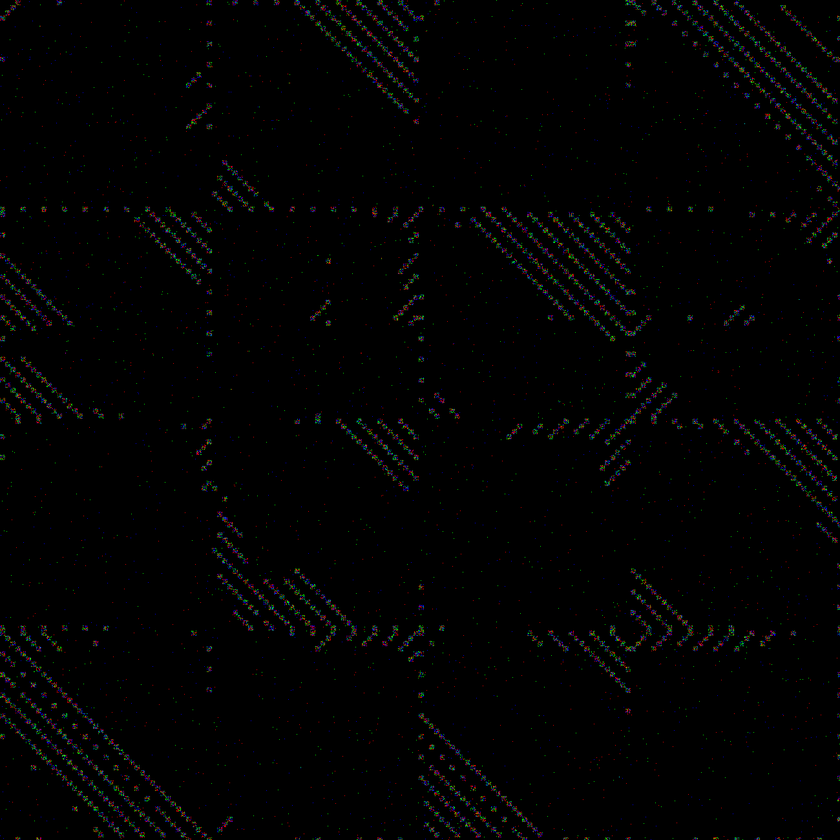
#> input picture research_assets/baseline/guardianpixel_difference_x255.png, 840 x 840 px, shrunk from 1300 x 1300 before the run
$ python check_steganalysis_pair.py ../research_assets/baseline/guardianpixel_difference_x255.png ../research_assets/baseline/keyed_random_difference_x255.png
#> lines starting #> are read from the running program, lines starting #| are printed output that depends on the picture; after the words box and inside, x2 and y2 are one past the last pixel; in counts of white or black regions, pixels touching at a corner belong together
### backend/metrics/steganalysis.py
"""Classical steganalysis and adaptive-placement metrics for GuardianPixel.

The functions in this module compare an unchanged RGB cover image with its
lossless RGB stego image.  They provide research measurements; no individual
metric proves that an image is undetectable.
"""

from __future__ import annotations

from dataclasses import asdict, dataclass

import numpy as np
from scipy.ndimage import uniform_filter
from scipy.stats import chi2


class SteganalysisError(ValueError):
    """Raised when steganalysis inputs are invalid."""


@dataclass(frozen=True, slots=True)
class ChannelMetric:
    """One value for each RGB channel plus their arithmetic mean."""

    red: float
    green: float
    blue: float
    mean: float


@dataclass(frozen=True, slots=True)
class LsbChiSquareResult:
    """Classic even/odd LSB-pair chi-square result."""

    statistic: float
    degrees_of_freedom: int
    p_value: float


@dataclass(frozen=True, slots=True)
class RsResult:
    """Regular/singular group counts for positive and negative masks."""

    group_count: int
    regular_positive: int
    singular_positive: int
    unusable_positive: int
    regular_negative: int
    singular_negative: int
    unusable_negative: int
    positive_imbalance: float
    negative_imbalance: float
    combined_imbalance: float


@dataclass(frozen=True, slots=True)
class SteganalysisMetrics:
    """Complete cover-to-stego research measurement."""

    histogram_l1: ChannelMetric
    histogram_chi_square: ChannelMetric
    cover_lsb_chi_square: LsbChiSquareResult
    stego_lsb_chi_square: LsbChiSquareResult
    lsb_chi_square_statistic_change: float
    lsb_chi_square_p_value_change: float
    cover_rs: RsResult
    stego_rs: RsResult
    rs_combined_imbalance_change: float
    modified_pixel_count: int
    changed_pixel_ratio: float
    smooth_pixel_fraction: float
    smooth_region_change_ratio: float
    mean_modified_position_suitability: float | None
    mean_image_suitability: float | None
    suitability_gain: float | None

    def to_dict(self) -> dict:
        """Return a JSON-serializable dictionary."""

        return asdict(self)


def _validate_rgb_pair(
    cover: np.ndarray,
    stego: np.ndarray,
) -> None:
    if not isinstance(cover, np.ndarray) or not isinstance(stego, np.ndarray):
        raise SteganalysisError("Cover and stego images must be NumPy arrays.")
    if cover.ndim != 3 or cover.shape[2] != 3:
        raise SteganalysisError("Cover must have shape H×W×3.")
    if stego.ndim != 3 or stego.shape[2] != 3:
        raise SteganalysisError("Stego must have shape H×W×3.")
    if cover.shape != stego.shape:
        raise SteganalysisError("Cover and stego dimensions must match.")
    if cover.dtype != np.uint8 or stego.dtype != np.uint8:
        raise SteganalysisError("Cover and stego images must use uint8 values.")
    if cover.shape[0] == 0 or cover.shape[1] == 0:
        raise SteganalysisError("Images cannot be empty.")


def _channel_metric(values: list[float]) -> ChannelMetric:
    return ChannelMetric(
        red=float(values[0]),
        green=float(values[1]),
        blue=float(values[2]),
        mean=float(np.mean(values)),
    )


def _histogram(channel: np.ndarray) -> np.ndarray:
    counts = np.bincount(channel.reshape(-1), minlength=256).astype(np.float64)
    return counts / float(channel.size)


def histogram_l1_distance(
    cover: np.ndarray,
    stego: np.ndarray,
) -> ChannelMetric:
    """Calculate normalized RGB histogram L1 distances."""

    _validate_rgb_pair(cover, stego)
    values = []
    for channel in range(3):
        cover_hist = _histogram(cover[:, :, channel])
        stego_hist = _histogram(stego[:, :, channel])
        values.append(float(np.sum(np.abs(cover_hist - stego_hist))))
    return _channel_metric(values)


def histogram_chi_square_distance(
    cover: np.ndarray,
    stego: np.ndarray,
    epsilon: float = 1e-12,
) -> ChannelMetric:
    """Calculate symmetric normalized histogram chi-square distances."""

    _validate_rgb_pair(cover, stego)
    if epsilon <= 0:
        raise SteganalysisError("epsilon must be positive.")

    values = []
    for channel in range(3):
        cover_hist = _histogram(cover[:, :, channel])
        stego_hist = _histogram(stego[:, :, channel])
        numerator = np.square(cover_hist - stego_hist)
        denominator = cover_hist + stego_hist + epsilon
        values.append(float(0.5 * np.sum(numerator / denominator)))
    return _channel_metric(values)


def lsb_pair_chi_square(image: np.ndarray) -> LsbChiSquareResult:
    """Test whether even/odd histogram pairs are unusually equalized.

    All three RGB channels are pooled.  The p-value is reported together with
    the statistic because it must be interpreted using this exact null model
    and calibrated cover/stego experiments.
    """

    if not isinstance(image, np.ndarray):
        raise SteganalysisError("Image must be a NumPy array.")
    if image.ndim != 3 or image.shape[2] != 3 or image.dtype != np.uint8:
        raise SteganalysisError("Image must be an RGB uint8 H×W×3 array.")

    counts = np.bincount(image.reshape(-1), minlength=256).astype(np.float64)
    even = counts[0::2]
    odd = counts[1::2]
    pair_totals = even + odd
    valid = pair_totals > 0

    if not np.any(valid):
        return LsbChiSquareResult(0.0, 0, 1.0)

    expected = pair_totals[valid] / 2.0
    statistic = float(
        np.sum(np.square(even[valid] - expected) / expected)
        + np.sum(np.square(odd[valid] - expected) / expected)
    )
    degrees_of_freedom = int(np.count_nonzero(valid))
    p_value = float(chi2.sf(statistic, degrees_of_freedom))

    return LsbChiSquareResult(
        statistic=statistic,
        degrees_of_freedom=degrees_of_freedom,
        p_value=p_value,
    )


def _discrimination(groups: np.ndarray) -> np.ndarray:
    return np.sum(np.abs(np.diff(groups.astype(np.int16), axis=1)), axis=1)


def _flip(values: np.ndarray, mask: np.ndarray, negative: bool) -> np.ndarray:
    result = values.astype(np.int16).copy()
    selected = mask != 0
    selected_values = result[:, selected]

    if negative:
        delta = np.where((selected_values & 1) == 0, -1, 1)
    else:
        delta = np.where((selected_values & 1) == 0, 1, -1)

    result[:, selected] = np.clip(selected_values + delta, 0, 255)
    return result


def rs_analysis(
    image: np.ndarray,
    channel: int = 1,
    group_size: int = 4,
) -> RsResult:
    """Calculate regular/singular group statistics on one image channel.

    This implementation reports an RS imbalance signal rather than claiming an
    exact payload-rate estimate.  A lower or higher value is not labelled safe
    without cover/stego calibration.
    """

    if not isinstance(image, np.ndarray):
        raise SteganalysisError("Image must be a NumPy array.")
    if image.ndim != 3 or image.shape[2] != 3 or image.dtype != np.uint8:
        raise SteganalysisError("Image must be an RGB uint8 H×W×3 array.")
    if channel not in (0, 1, 2):
        raise SteganalysisError("channel must be 0, 1, or 2.")
    if group_size < 2:
        raise SteganalysisError("group_size must be at least 2.")

    flat = image[:, :, channel].reshape(-1)
    group_count = flat.size // group_size
    if group_count == 0:
        raise SteganalysisError("Image is too small for RS grouping.")

    groups = flat[: group_count * group_size].reshape(group_count, group_size)
    mask = np.zeros(group_size, dtype=np.int8)
    mask[1::2] = 1
    if not np.any(mask):
        mask[0] = 1

    original = _discrimination(groups)
    positive = _discrimination(_flip(groups, mask, negative=False))
    negative = _discrimination(_flip(groups, mask, negative=True))

    regular_positive = int(np.count_nonzero(positive > original))
    singular_positive = int(np.count_nonzero(positive < original))
    unusable_positive = group_count - regular_positive - singular_positive

    regular_negative = int(np.count_nonzero(negative > original))
    singular_negative = int(np.count_nonzero(negative < original))
    unusable_negative = group_count - regular_negative - singular_negative

    positive_imbalance = abs(regular_positive - singular_positive) / group_count
    negative_imbalance = abs(regular_negative - singular_negative) / group_count

    return RsResult(
        group_count=group_count,
        regular_positive=regular_positive,
        singular_positive=singular_positive,
        unusable_positive=unusable_positive,
        regular_negative=regular_negative,
        singular_negative=singular_negative,
        unusable_negative=unusable_negative,
        positive_imbalance=float(positive_imbalance),
        negative_imbalance=float(negative_imbalance),
        combined_imbalance=float((positive_imbalance + negative_imbalance) / 2.0),
    )


def _luminance(image: np.ndarray) -> np.ndarray:
    image_float = image.astype(np.float64)
    return (
        0.2126 * image_float[:, :, 0]
        + 0.7152 * image_float[:, :, 1]
        + 0.0722 * image_float[:, :, 2]
    )


def local_variance_map(image: np.ndarray, window_size: int = 11) -> np.ndarray:
    """Calculate a luminance local-variance map."""

    if window_size < 3 or window_size % 2 == 0:
        raise SteganalysisError("window_size must be an odd integer of at least 3.")
    luminance = _luminance(image)
    local_mean = uniform_filter(luminance, size=window_size, mode="reflect")
    local_square_mean = uniform_filter(
        np.square(luminance), size=window_size, mode="reflect"
    )
    return np.maximum(local_square_mean - np.square(local_mean), 0.0)


def compute_steganalysis_metrics(
    cover: np.ndarray,
    stego: np.ndarray,
    suitability_map: np.ndarray | None = None,
    smooth_quantile: float = 0.25,
    variance_window: int = 11,
    rs_channel: int = 1,
) -> SteganalysisMetrics:
    """Calculate the complete, deterministic cover-to-stego metric set.

    ``smooth_quantile=0.25`` defines smooth pixels as the least-variable 25%
    of the current cover.  Keep this rule fixed for every compared method.
    """

    _validate_rgb_pair(cover, stego)
    if not 0.0 < smooth_quantile < 1.0:
        raise SteganalysisError("smooth_quantile must be between 0 and 1.")

    modified_mask = np.any(cover != stego, axis=2)
    modified_pixel_count = int(np.count_nonzero(modified_mask))
    total_pixels = int(modified_mask.size)

    variance = local_variance_map(cover, window_size=variance_window)
    smooth_threshold = float(np.quantile(variance, smooth_quantile))
    smooth_mask = variance <= smooth_threshold
    smooth_pixel_fraction = float(np.count_nonzero(smooth_mask) / total_pixels)

    if modified_pixel_count == 0:
        smooth_region_change_ratio = 0.0
    else:
        smooth_region_change_ratio = float(
            np.count_nonzero(modified_mask & smooth_mask) / modified_pixel_count
        )

    modified_suitability: float | None = None
    image_suitability: float | None = None
    suitability_gain: float | None = None

    if suitability_map is not None:
        if not isinstance(suitability_map, np.ndarray):
            raise SteganalysisError("suitability_map must be a NumPy array.")
        if suitability_map.shape != cover.shape[:2]:
            raise SteganalysisError("suitability_map must have shape H×W.")
        if not np.all(np.isfinite(suitability_map)):
            raise SteganalysisError("suitability_map must contain finite values.")

        image_suitability = float(np.mean(suitability_map))
        if modified_pixel_count > 0:
            modified_suitability = float(np.mean(suitability_map[modified_mask]))
            if image_suitability > 0:
                suitability_gain = float(modified_suitability / image_suitability)

    cover_chi = lsb_pair_chi_square(cover)
    stego_chi = lsb_pair_chi_square(stego)
    cover_rs = rs_analysis(cover, channel=rs_channel)
    stego_rs = rs_analysis(stego, channel=rs_channel)

    return SteganalysisMetrics(
        histogram_l1=histogram_l1_distance(cover, stego),
        histogram_chi_square=histogram_chi_square_distance(cover, stego),
        cover_lsb_chi_square=cover_chi,
        stego_lsb_chi_square=stego_chi,
        lsb_chi_square_statistic_change=float(stego_chi.statistic - cover_chi.statistic),
        lsb_chi_square_p_value_change=float(stego_chi.p_value - cover_chi.p_value),
        cover_rs=cover_rs,
        stego_rs=stego_rs,
        rs_combined_imbalance_change=float(
            stego_rs.combined_imbalance - cover_rs.combined_imbalance
        ),
        modified_pixel_count=modified_pixel_count,
        changed_pixel_ratio=float(modified_pixel_count / total_pixels),
        smooth_pixel_fraction=smooth_pixel_fraction,
        smooth_region_change_ratio=smooth_region_change_ratio,
        mean_modified_position_suitability=modified_suitability,
        mean_image_suitability=image_suitability,
        suitability_gain=suitability_gain,
    )

### scripts/check_steganalysis_pair.py
"""Measure one real cover/stego image pair."""

from __future__ import annotations

import json
import sys
from pathlib import Path

# Add the Guardian-Pixel repository root to Python's import path.
PROJECT_ROOT = Path(__file__).resolve().parents[1]

if str(PROJECT_ROOT) not in sys.path:
    sys.path.insert(
        0,
        str(PROJECT_ROOT),
    )

import numpy as np
from PIL import Image

from backend.metrics.steganalysis import (
    compute_steganalysis_metrics,
)


def load_rgb(path: Path) -> np.ndarray:
    """Load an image as an RGB uint8 NumPy array."""

    if not path.is_file():
        raise FileNotFoundError(
            f"Image file was not found: {path}"
        )

    with Image.open(path) as image:
        return np.asarray(
            image.convert("RGB"),
            dtype=np.uint8,
        )


def main() -> None:
    """Load one cover/stego pair and print steganalysis metrics."""

    if len(sys.argv) != 3:
        raise SystemExit(
            "Usage:\n"
            "python scripts/check_steganalysis_pair.py "
            "<cover-image> <stego-png>"
        )

    cover_path = Path(sys.argv[1])
    stego_path = Path(sys.argv[2])

    print(f"Project root: {PROJECT_ROOT}")
    print(f"Cover: {cover_path}")
    print(f"Stego: {stego_path}")

    cover = load_rgb(cover_path)
#> in load_rgb, image is the input picture: PIL image 840x840 RGB; mean R, G, B 2.3, 2.3, 2.3
    stego = load_rgb(stego_path)
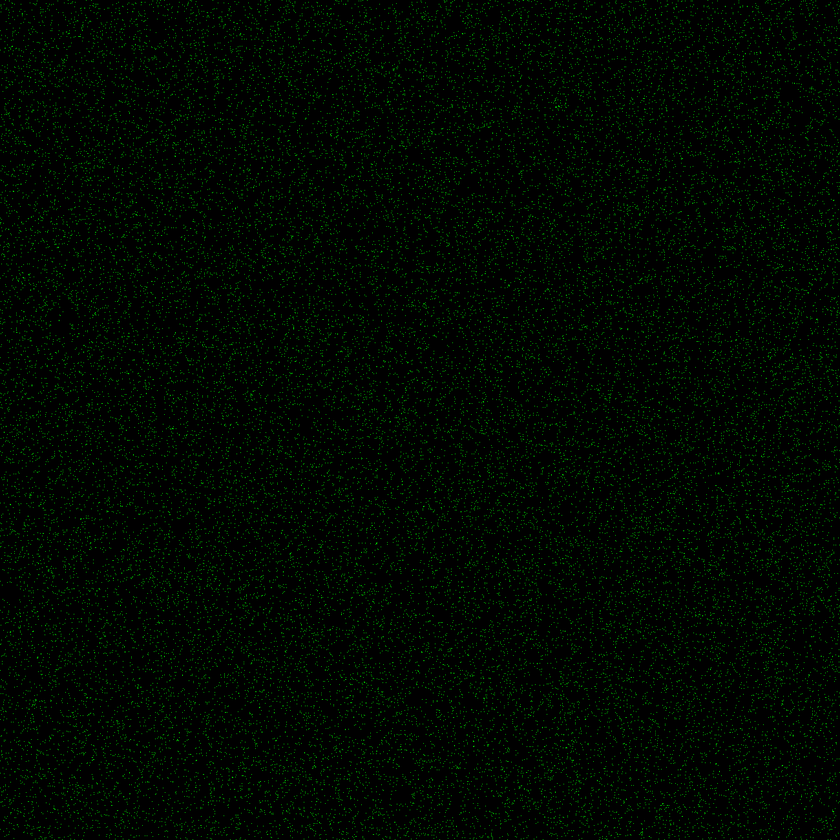
#> input picture research_assets/baseline/keyed_random_difference_x255.png, 840 x 840 px, shrunk from 1300 x 1300 before the run
#> in load_rgb, image is the input picture: PIL image 840x840 RGB; mean R, G, B 0, 7.4, 0

    if cover.shape != stego.shape:
        raise ValueError(
            "Cover and stego dimensions do not match. "
            f"Cover shape: {cover.shape}; "
            f"stego shape: {stego.shape}."
        )

    metrics = compute_steganalysis_metrics(
        cover=cover,
        stego=stego,
        smooth_quantile=0.25,
        variance_window=11,
        rs_channel=1,
    )
#> in compute_steganalysis_metrics, `modified_mask = np.any(cover != stego, axis=2)`:
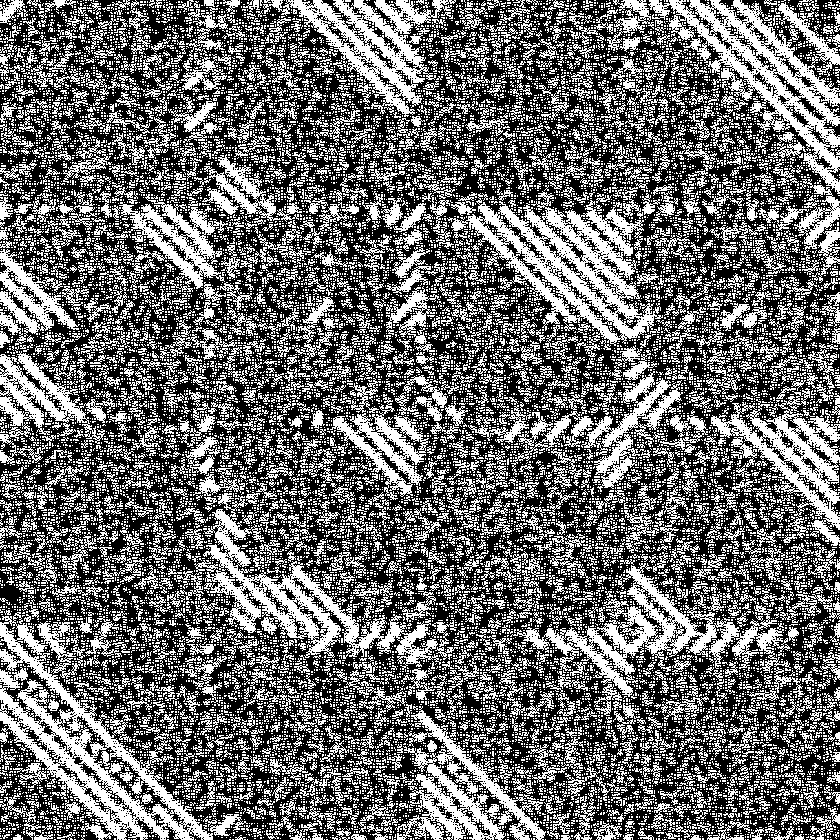
#> modified_mask: shape (840, 840) bool; 41.9% white in thin lines or dots
#> in compute_steganalysis_metrics, `modified_pixel_count = int(np.count_nonzero(modified_mask))`: modified_pixel_count = 295604
#> in local_variance_map, `local_square_mean = uniform_filter( np.square(luminance), size=window_..`:
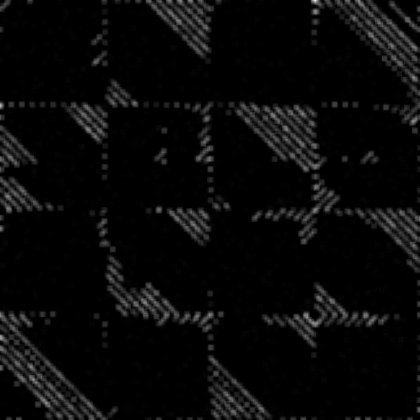
#> local_square_mean: shape (840, 840) float64 (shown at 1/2 size); min -1.98e-12, max 3652.9, mean 134.1; drawn with min black and max white
#> in local_variance_map, `return np.maximum(local_square_mean - np.square(local_mean), 0.0)`:
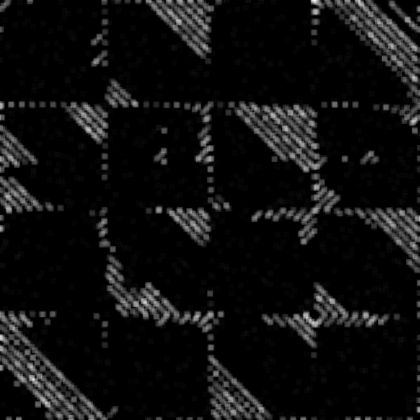
#> returned value: shape (840, 840) float64 (shown at 1/2 size); min 0, max 1761.1, mean 108.3; drawn with min black and max white
#> in compute_steganalysis_metrics, `smooth_threshold = float(np.quantile(variance, smooth_quantile))`: smooth_threshold = 5.67e-13
#> in compute_steganalysis_metrics, `smooth_mask = variance <= smooth_threshold`:
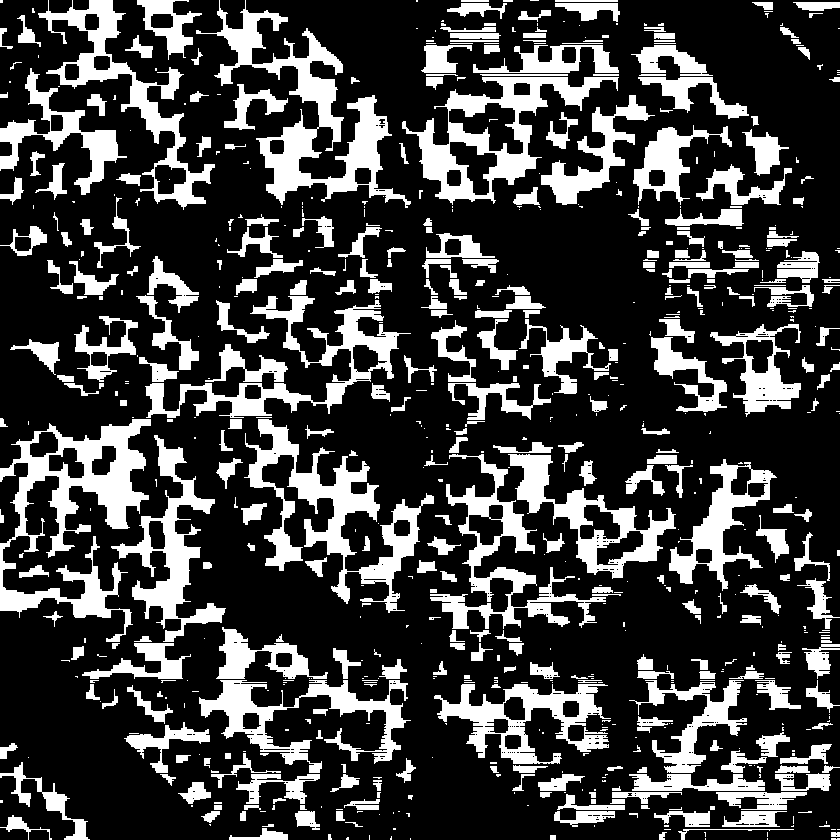
#> smooth_mask: shape (840, 840) bool; 25% white; 709 white regions (362 under 20 px), largest, box (x1, y1, x2, y2) and area: (0, 419, 151, 642) 10881, (196, 0, 411, 208) 10377, (244, 419, 434, 613) 9202
#> in compute_steganalysis_metrics, `smooth_pixel_fraction = float(np.count_nonzero(smooth_mask) / total_pi..`: smooth_pixel_fraction = 0.25
#> in compute_steganalysis_metrics, `smooth_region_change_ratio = float( np.count_nonzero(modified_mask & s..`: smooth_region_change_ratio = 0.195
#> in lsb_pair_chi_square, `counts = np.bincount(image.reshape(-1), minlength=256).astype(np.float..`: counts = 256 values, max 1961796 at index 0, min 0 at index 238, mean 8268.8
#> in lsb_pair_chi_square, `even = counts[0::2]`: even = 128 values, max 1961796 at index 0, min 0 at index 119, mean 15846.7
#> in lsb_pair_chi_square, `odd = counts[1::2]`: odd = 128 values, max 29531 at index 0, min 0 at index 122, mean 690.8
#> in lsb_pair_chi_square, `pair_totals = even + odd`: pair_totals = 128 values, max 1991327 at index 0, min 1 at index 123, mean 16537.5
#> in lsb_pair_chi_square, `expected = pair_totals[valid] / 2.0`: expected = 128 values, max 995663.5 at index 0, min 0.5 at index 123, mean 8268.8
#> in lsb_pair_chi_square, `statistic = float( np.sum(np.square(even[valid] - expected) / expected..`: statistic = 1876344.5
#> in lsb_pair_chi_square, `degrees_of_freedom = int(np.count_nonzero(valid))`: degrees_of_freedom = 128
#> in lsb_pair_chi_square, `p_value = float(chi2.sf(statistic, degrees_of_freedom))`: p_value = 0
#> in _flip, `selected_values = result[:, selected]`: selected_values = 176400 pairs, first value 0 to 255, second value 0 to 255
#> in _flip, `delta = np.where((selected_values & 1) == 0, 1, -1)`: delta = 176400 pairs, first value -1 to 1, second value -1 to 1
#> in rs_analysis, `regular_positive = int(np.count_nonzero(positive > original))`: regular_positive = 164733
#> in rs_analysis, `singular_positive = int(np.count_nonzero(positive < original))`: singular_positive = 11667
#> in rs_analysis, `unusable_positive = group_count - regular_positive - singular_positive`: unusable_positive = 0
#> in rs_analysis, `regular_negative = int(np.count_nonzero(negative > original))`: regular_negative = 9432
#> in rs_analysis, `singular_negative = int(np.count_nonzero(negative < original))`: singular_negative = 7153
#> in rs_analysis, `unusable_negative = group_count - regular_negative - singular_negative`: unusable_negative = 159815
#> in rs_analysis, `positive_imbalance = abs(regular_positive - singular_positive) / group..`: positive_imbalance = 0.868
#> in rs_analysis, `negative_imbalance = abs(regular_negative - singular_negative) / group..`: negative_imbalance = 0.0129
#> after the loop in histogram_l1_distance, `for channel in range(3):`: values = [0.147, 0.506, 0.146]
#> after the loop in histogram_chi_square_distance, `for channel in range(3):`: values = [0.0382, 0.102, 0.0378]

    print()
    print("Steganalysis completed successfully.")
    print()

    print(
        json.dumps(
            metrics.to_dict(),
            indent=2,
        )
    )
#> (printed output is left out)


if __name__ == "__main__":
    main()
